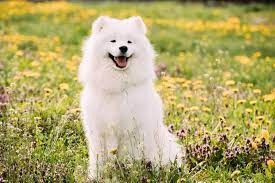
#> input picture images/auau.jpg, 275 x 183 px, given in place of the camera
$ python updated.py
#> lines starting #> are read from the running program, lines starting #| are printed output that depends on the picture; after the words box and inside, x2 and y2 are one past the last pixel; in counts of white or black regions, pixels touching at a corner belong together
import cv2
from cv2 import erode
import numpy as np
import matplotlib.pyplot as plt
import matplotlib.image as mpimg


#U
def nothing(x):
    pass

def get_mask(hsv , lower_color , upper_color):
    lower = np.array(lower_color)
    upper = np.array(upper_color)

    mask = cv2.inRange(hsv , lower, upper)

    return mask

capture = cv2.VideoCapture(0)
cv2.namedWindow('frame')
cv2.namedWindow('frame2')
cv2.createTrackbar('HMin', 'frame', 0, 179, nothing)
#> slider 'HMin' is set to 35
cv2.createTrackbar('SMin', 'frame', 0, 255, nothing)
#> slider 'SMin' is set to 51
cv2.createTrackbar('VMin', 'frame', 0, 255, nothing)
#> slider 'VMin' is set to 51
cv2.createTrackbar('HMax', 'frame', 179, 179, nothing)
cv2.createTrackbar('SMax', 'frame', 255, 255, nothing)
cv2.createTrackbar('VMax', 'frame', 255, 255, nothing)
cv2.createTrackbar('Erode', 'frame', 0, 50, nothing)
#> slider 'Erode' is set to 16
cv2.createTrackbar('Dilate', 'frame', 0, 50, nothing)
#> slider 'Dilate' is set to 16


hMin = sMin = vMin = hMax = sMax = vMax = 0
phMin = psMin = pvMin = phMax = psMax = pvMax = 0

while True:
    success, frame = capture.read()
#> frame is the input picture: shape (183, 275, 3); mean B, G, R 107.1, 167.5, 177.9
    if success == False:
        raise ConnectionError


    hMin = cv2.getTrackbarPos('HMin', 'frame')
    sMin = cv2.getTrackbarPos('SMin', 'frame')
    vMin = cv2.getTrackbarPos('VMin', 'frame')
    hMax = cv2.getTrackbarPos('HMax', 'frame')
    sMax = cv2.getTrackbarPos('SMax', 'frame')
    vMax = cv2.getTrackbarPos('VMax', 'frame')

    lower = np.array([hMin, sMin, vMin])
    upper = np.array([hMax, sMax, vMax])

    hsv = cv2.cvtColor(frame, cv2.COLOR_BGR2HSV)
#> hsv: shape (183, 275, 3); mean H, S, V 33.2, 112.2, 179.2

    mask = get_mask(hsv, lower, upper)
#> in get_mask, `mask = cv2.inRange(hsv , lower, upper)`:
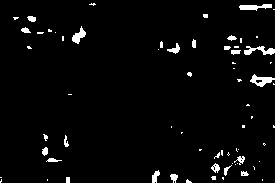
#> mask: shape (183, 275); 3.1% white; 68 white regions (46 under 20 px), largest, box (x1, y1, x2, y2) and area: (250, 74, 275, 87) 155, (244, 46, 275, 55) 151, (239, 4, 272, 11) 139


    result = cv2.bitwise_and(frame , frame , mask= mask)
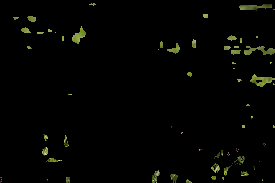
#> result: shape (183, 275, 3); mean B, G, R 1.7, 4, 3.6

    #plotting
    erode_size = cv2.getTrackbarPos('Erode', 'frame')
    dilate_size = cv2.getTrackbarPos('Dilate', 'frame')

    erode_kernel = np.ones((erode_size, erode_size), np.float32)
    dilate_kernel = np.ones((dilate_size, dilate_size), np.float32)

    result = cv2.dilate(result, dilate_kernel)
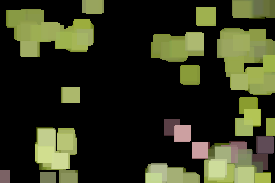
#> result: shape (183, 275, 3); mean B, G, R 30.3, 53.4, 50.2
    result = cv2.erode(result, erode_kernel)
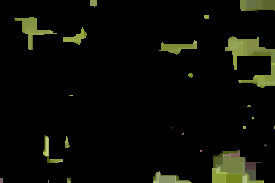
#> result: shape (183, 275, 3); mean B, G, R 5.5, 11.3, 10.4


    cv2.imshow('frame2', result)

    if cv2.waitKey(20) & 0xFF == ord('q'):
#> (key q is pressed here)
        break

capture.release()
cv2.destroyAllWindows()

cv2.waitKey(0)
